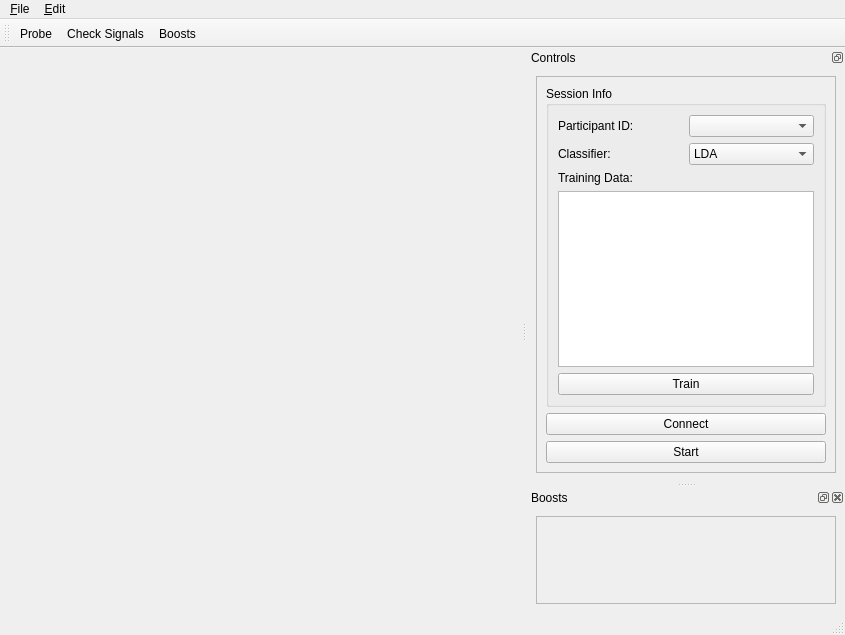
<?xml version="1.0" encoding="UTF-8"?>
<ui version="4.0">
 <class>MainWindow</class>
 <widget class="QMainWindow" name="MainWindow">
  <property name="geometry">
   <rect>
    <x>0</x>
    <y>0</y>
    <width>845</width>
    <height>635</height>
   </rect>
  </property>
  <property name="windowTitle">
   <string>pygesture-test</string>
  </property>
  <widget class="QWidget" name="centralwidget">
   <layout class="QGridLayout" name="gridLayout">
    <item row="0" column="0">
     <widget class="GestureView" name="gestureDisplayLabel">
      <property name="sizePolicy">
       <sizepolicy hsizetype="Ignored" vsizetype="Ignored">
        <horstretch>0</horstretch>
        <verstretch>0</verstretch>
       </sizepolicy>
      </property>
      <property name="text">
       <string/>
      </property>
      <property name="scaledContents">
       <bool>false</bool>
      </property>
      <property name="alignment">
       <set>Qt::AlignCenter</set>
      </property>
     </widget>
    </item>
   </layout>
  </widget>
  <widget class="QMenuBar" name="menubar">
   <property name="geometry">
    <rect>
     <x>0</x>
     <y>0</y>
     <width>845</width>
     <height>23</height>
    </rect>
   </property>
   <widget class="QMenu" name="menu_File">
    <property name="title">
     <string>&amp;File</string>
    </property>
    <addaction name="action_Quit"/>
   </widget>
   <widget class="QMenu" name="menu_Edit">
    <property name="title">
     <string>&amp;Edit</string>
    </property>
    <addaction name="actionSettings"/>
   </widget>
   <addaction name="menu_File"/>
   <addaction name="menu_Edit"/>
  </widget>
  <widget class="QStatusBar" name="statusbar"/>
  <widget class="QDockWidget" name="mainDock">
   <property name="sizePolicy">
    <sizepolicy hsizetype="Preferred" vsizetype="Preferred">
     <horstretch>0</horstretch>
     <verstretch>0</verstretch>
    </sizepolicy>
   </property>
   <property name="features">
    <set>QDockWidget::DockWidgetFloatable|QDockWidget::DockWidgetMovable</set>
   </property>
   <property name="allowedAreas">
    <set>Qt::LeftDockWidgetArea|Qt::RightDockWidgetArea</set>
   </property>
   <property name="windowTitle">
    <string>Controls</string>
   </property>
   <attribute name="dockWidgetArea">
    <number>2</number>
   </attribute>
   <widget class="QWidget" name="mainDockContents">
    <layout class="QGridLayout" name="gridLayout_2">
     <item row="0" column="0">
      <widget class="QScrollArea" name="mainDockScrollArea">
       <property name="sizePolicy">
        <sizepolicy hsizetype="MinimumExpanding" vsizetype="Expanding">
         <horstretch>0</horstretch>
         <verstretch>0</verstretch>
        </sizepolicy>
       </property>
       <property name="frameShape">
        <enum>QFrame::StyledPanel</enum>
       </property>
       <property name="frameShadow">
        <enum>QFrame::Plain</enum>
       </property>
       <property name="horizontalScrollBarPolicy">
        <enum>Qt::ScrollBarAsNeeded</enum>
       </property>
       <property name="widgetResizable">
        <bool>true</bool>
       </property>
       <widget class="QWidget" name="mainDockScrollContents">
        <property name="geometry">
         <rect>
          <x>0</x>
          <y>0</y>
          <width>302</width>
          <height>381</height>
         </rect>
        </property>
        <layout class="QGridLayout" name="gridLayout_3">
         <item row="1" column="0">
          <widget class="QPushButton" name="connectButton">
           <property name="text">
            <string>Connect</string>
           </property>
           <property name="icon">
            <iconset theme="insert-link"/>
           </property>
           <property name="checkable">
            <bool>true</bool>
           </property>
           <property name="checked">
            <bool>false</bool>
           </property>
           <property name="flat">
            <bool>false</bool>
           </property>
          </widget>
         </item>
         <item row="0" column="0">
          <widget class="QGroupBox" name="sessionInfoBox">
           <property name="title">
            <string>Session Info</string>
           </property>
           <layout class="QGridLayout" name="gridLayout_4">
            <item row="2" column="0">
             <layout class="QVBoxLayout" name="verticalLayout">
              <item>
               <widget class="QLabel" name="trainingLabel">
                <property name="text">
                 <string>Training Data:</string>
                </property>
               </widget>
              </item>
              <item>
               <widget class="QListWidget" name="trainingList">
                <property name="sizePolicy">
                 <sizepolicy hsizetype="Expanding" vsizetype="Expanding">
                  <horstretch>0</horstretch>
                  <verstretch>0</verstretch>
                 </sizepolicy>
                </property>
                <property name="showDropIndicator" stdset="0">
                 <bool>false</bool>
                </property>
                <property name="alternatingRowColors">
                 <bool>false</bool>
                </property>
                <property name="selectionMode">
                 <enum>QAbstractItemView::NoSelection</enum>
                </property>
                <property name="resizeMode">
                 <enum>QListView::Fixed</enum>
                </property>
               </widget>
              </item>
             </layout>
            </item>
            <item row="0" column="0">
             <layout class="QHBoxLayout" name="horizontalLayout">
              <item>
               <widget class="QLabel" name="pidLabel">
                <property name="text">
                 <string>Participant ID:</string>
                </property>
               </widget>
              </item>
              <item>
               <widget class="QComboBox" name="pidComboBox"/>
              </item>
             </layout>
            </item>
            <item row="1" column="0">
             <layout class="QHBoxLayout" name="horizontalLayout_2">
              <item>
               <widget class="QLabel" name="classifierLabel">
                <property name="text">
                 <string>Classifier:</string>
                </property>
               </widget>
              </item>
              <item>
               <widget class="QComboBox" name="classifierComboBox">
                <item>
                 <property name="text">
                  <string>LDA</string>
                 </property>
                </item>
                <item>
                 <property name="text">
                  <string>SVM</string>
                 </property>
                </item>
               </widget>
              </item>
             </layout>
            </item>
            <item row="3" column="0">
             <widget class="QPushButton" name="trainButton">
              <property name="text">
               <string>Train</string>
              </property>
             </widget>
            </item>
           </layout>
          </widget>
         </item>
         <item row="2" column="0">
          <widget class="QPushButton" name="startButton">
           <property name="text">
            <string>Start</string>
           </property>
           <property name="icon">
            <iconset theme="media-playback-start"/>
           </property>
          </widget>
         </item>
        </layout>
       </widget>
      </widget>
     </item>
    </layout>
   </widget>
  </widget>
  <widget class="QToolBar" name="toolBar">
   <property name="windowTitle">
    <string>toolBar</string>
   </property>
   <attribute name="toolBarArea">
    <enum>TopToolBarArea</enum>
   </attribute>
   <attribute name="toolBarBreak">
    <bool>false</bool>
   </attribute>
   <addaction name="actionProbe"/>
   <addaction name="actionCheckSignals"/>
   <addaction name="actionBoosts"/>
  </widget>
  <widget class="QDockWidget" name="boostsDock">
   <property name="enabled">
    <bool>true</bool>
   </property>
   <property name="floating">
    <bool>false</bool>
   </property>
   <property name="allowedAreas">
    <set>Qt::LeftDockWidgetArea|Qt::RightDockWidgetArea</set>
   </property>
   <property name="windowTitle">
    <string>Boosts</string>
   </property>
   <attribute name="dockWidgetArea">
    <number>2</number>
   </attribute>
   <widget class="QWidget" name="dockWidgetContents">
    <layout class="QGridLayout" name="gridLayout_5">
     <item row="0" column="0">
      <widget class="QScrollArea" name="scrollArea">
       <property name="sizePolicy">
        <sizepolicy hsizetype="MinimumExpanding" vsizetype="MinimumExpanding">
         <horstretch>0</horstretch>
         <verstretch>0</verstretch>
        </sizepolicy>
       </property>
       <property name="horizontalScrollBarPolicy">
        <enum>Qt::ScrollBarAlwaysOff</enum>
       </property>
       <property name="widgetResizable">
        <bool>true</bool>
       </property>
       <widget class="QWidget" name="scrollAreaWidgetContents">
        <property name="geometry">
         <rect>
          <x>0</x>
          <y>0</y>
          <width>302</width>
          <height>84</height>
         </rect>
        </property>
        <layout class="QGridLayout" name="gridLayout_6">
         <item row="0" column="0">
          <widget class="BoostsWidget" name="boostsWidget" native="true"/>
         </item>
        </layout>
       </widget>
      </widget>
     </item>
    </layout>
   </widget>
  </widget>
  <action name="action_Quit">
   <property name="icon">
    <iconset theme="application-exit">
     <normaloff/>
    </iconset>
   </property>
   <property name="text">
    <string>&amp;Quit</string>
   </property>
   <property name="shortcut">
    <string>Ctrl+Q</string>
   </property>
  </action>
  <action name="actionNew">
   <property name="icon">
    <iconset theme="window-new">
     <normaloff/>
    </iconset>
   </property>
   <property name="text">
    <string>&amp;New</string>
   </property>
   <property name="shortcut">
    <string>Ctrl+N</string>
   </property>
  </action>
  <action name="actionSettings">
   <property name="text">
    <string>Settings...</string>
   </property>
  </action>
  <action name="actionProbe">
   <property name="text">
    <string>Probe...</string>
   </property>
  </action>
  <action name="actionCheckSignals">
   <property name="text">
    <string>Check Signals</string>
   </property>
  </action>
  <action name="actionBoosts">
   <property name="checkable">
    <bool>true</bool>
   </property>
   <property name="text">
    <string>Boosts</string>
   </property>
  </action>
 </widget>
 <customwidgets>
  <customwidget>
   <class>GestureView</class>
   <extends>QLabel</extends>
   <header>pygesture.ui.widgets</header>
  </customwidget>
  <customwidget>
   <class>BoostsWidget</class>
   <extends>QWidget</extends>
   <header>pygesture.ui.widgets</header>
   <container>1</container>
  </customwidget>
 </customwidgets>
 <resources/>
 <connections>
  <connection>
   <sender>action_Quit</sender>
   <signal>triggered()</signal>
   <receiver>MainWindow</receiver>
   <slot>close()</slot>
   <hints>
    <hint type="sourcelabel">
     <x>-1</x>
     <y>-1</y>
    </hint>
    <hint type="destinationlabel">
     <x>421</x>
     <y>272</y>
    </hint>
   </hints>
  </connection>
  <connection>
   <sender>actionBoosts</sender>
   <signal>triggered(bool)</signal>
   <receiver>boostsDock</receiver>
   <slot>setVisible(bool)</slot>
   <hints>
    <hint type="sourcelabel">
     <x>-1</x>
     <y>-1</y>
    </hint>
    <hint type="destinationlabel">
     <x>682</x>
     <y>469</y>
    </hint>
   </hints>
  </connection>
 </connections>
</ui>
